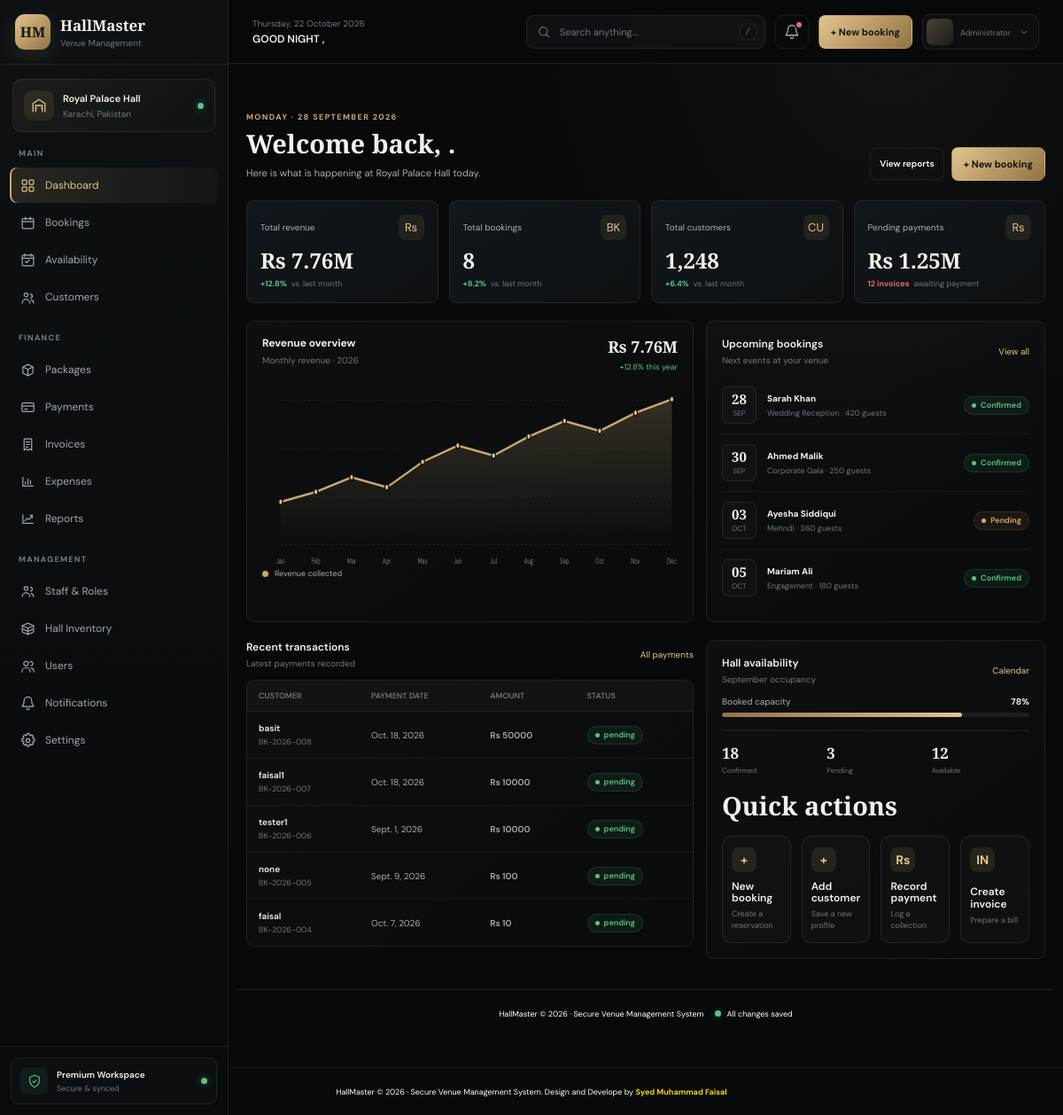
Page / (signed in) on the earlier database version.
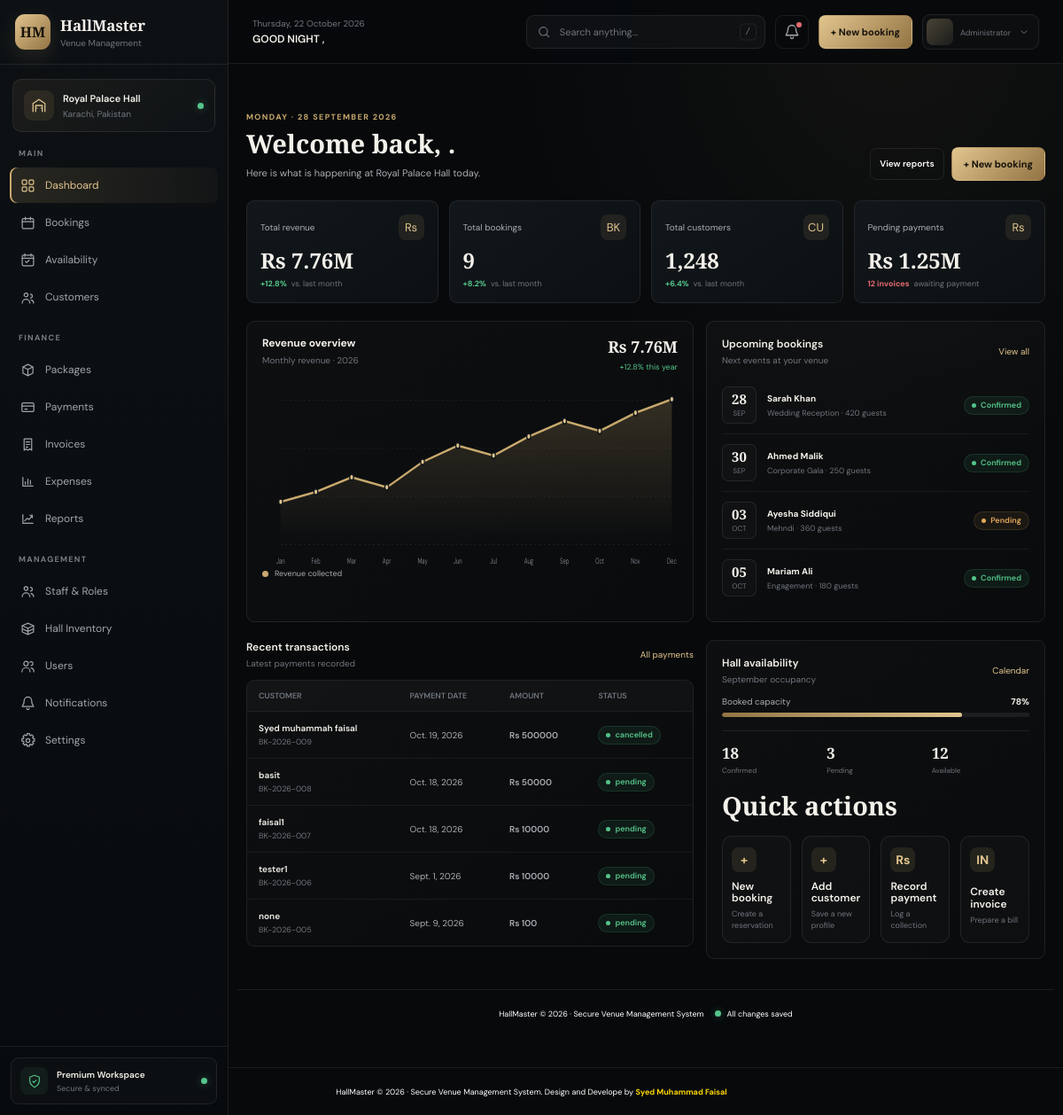
Same page on the later database version.
### hall_management/models.py (models this page shows, shortened)
class newbooking(models.Model):
    booking_id     = models.CharField(max_length=40 , primary_key=True, editable=False)
    customer_name  = models.CharField(max_length=100)
    phone_number   = models.CharField(max_length=12)
    nic_number     = models.CharField(max_length=15 , unique=True , null=False)
    customer_email = models.EmailField()
    event_name     = models.CharField(max_length=100)
    event_type     = models.CharField(max_length=100)
    event_date     = models.DateField()
    event_guest    = models.IntegerField(null=False)
    event_hall     = models.CharField(max_length=10)
    special_req    = models.CharField(max_length=500 , null= True)
    hall_price     = models.IntegerField(null=False)
    status         = models.CharField(max_length=20)
    event_time     = models.TimeField(null = True , default = "00:00:00")
    payment_status = models.CharField(max_length=20 , default="Pending")

### hall_management/views.py (the view)
# urls.py: path('' , dashboard , name ="dashboard"),
@login_required(login_url='login')
def dashboard(request):
    dashboard_booking_list = newbooking.objects.all().order_by('-booking_id')[:5]
    total_bookings = newbooking.objects.count()
    context = {
        'dashboard_booking_list': dashboard_booking_list,
        'total_bookings': total_bookings,
    }
    return render(request ,"dashboard.html" , context)

### hall_management/context_processors.py (called while the page is built)
def greeting_context(request):
    hour = timezone.localtime().hour
    if 5 <= hour < 12:
        greeting = "GOOD MORNING"
    elif 12 <= hour < 18:
        greeting = "GOOD AFTERNOON"
    elif 18 <= hour < 21:
        greeting = "GOOD EVENING"
    else:
        greeting = "GOOD NIGHT"
    return {"greeting": greeting}

### hall_management/templates/dashboard.html (shortened to what the changed rows need)
{% extends 'base.html' %}
{% block page_content %}
<main class="content-wrap">
    <header class="page-heading">
        <div>
            <h1>Welcome back, {{ user.first_name }}.</h1>
        </div>
    </header>
    <section class="stats-grid" aria-label="Venue performance summary">
        <article class="stat-card">
            <div class="stat-top">
                <span class="stat-label">Total bookings</span>
                <span class="stat-icon" aria-hidden="true">BK</span>
            </div>
            <strong class="stat-value">{{ total_bookings }}</strong>
            <div class="stat-foot">
                <span class="trend">+8.2%</span>
                <span>vs. last month</span>
            </div>
        </article>
    </section>
    <section class="section dashboard-grid" aria-label="Revenue and upcoming bookings">
        <section class="panel panel-pad">
            <div class="section-head">
                <div>
                    <h2>Upcoming bookings</h2>
                </div>
            </div>
        </section>
    </section>
    <section class="section dashboard-grid" aria-label="Transactions and hall availability">
        <section>
            <div class="section-head">
                <div>
                    <h2>Recent transactions</h2>
                </div>
            </div>
            <div class="panel table-scroll">
                <table class="data-table">
                    <thead>
                        <tr>
                            <th>CUSTOMER</th>
                            <th>PAYMENT DATE</th>
                            <th>AMOUNT</th>
                            <th>STATUS</th>
                        </tr>
                    </thead>
                    <tbody>
                        {% for dashboard_booking in dashboard_booking_list %}
                        <tr>
                            <td>
                                <span class="cell-primary">{{ dashboard_booking.customer_name }}</span>
                                <span class="cell-sub">{{ dashboard_booking.booking_id }}</span>
                            </td>
                            <td>{{ dashboard_booking.event_date }}</td>
                            <td class="cell-primary">Rs {{ dashboard_booking.hall_price }}</td>
                            <td><span class="status paid">{{ dashboard_booking.status }}</span></td>
                        </tr>
                        {% endfor %}
                    </tbody>
                </table>
            </div>
        </section>
        <section class="panel panel-pad">
            <div class="section-head">
                <div>
                    <h2>Hall availability</h2>
                </div>
            </div>
            <div class="section">
                <h2>Quick actions</h2>
            </div>
        </section>
    </section>
</main>
</div>
</div>
{% endblock %}

Differences in the rows shown:
no longer on this page (row unchanged): newbooking: customer_name "faisal", booking_id "BK-2026-004", event_date "Oct. 7, 2026", hall_price "10", status "pending"
added newbooking: customer_name "Syed muhammah faisal", booking_id "BK-2026-009", event_date "Oct. 19, 2026", hall_price "500000", status "cancelled"
Other differences:
{{ total_bookings }}: "8" → "9"
